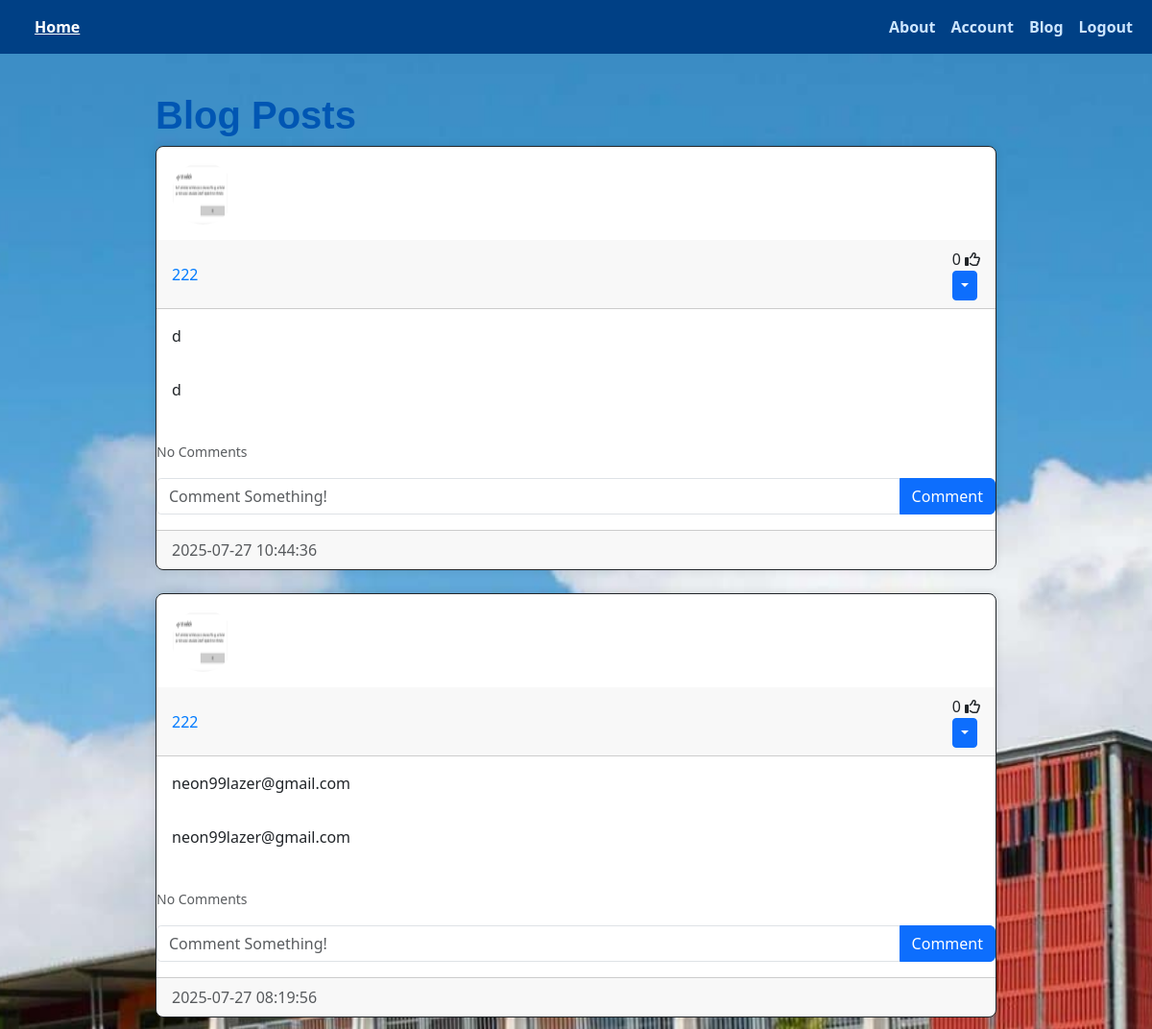
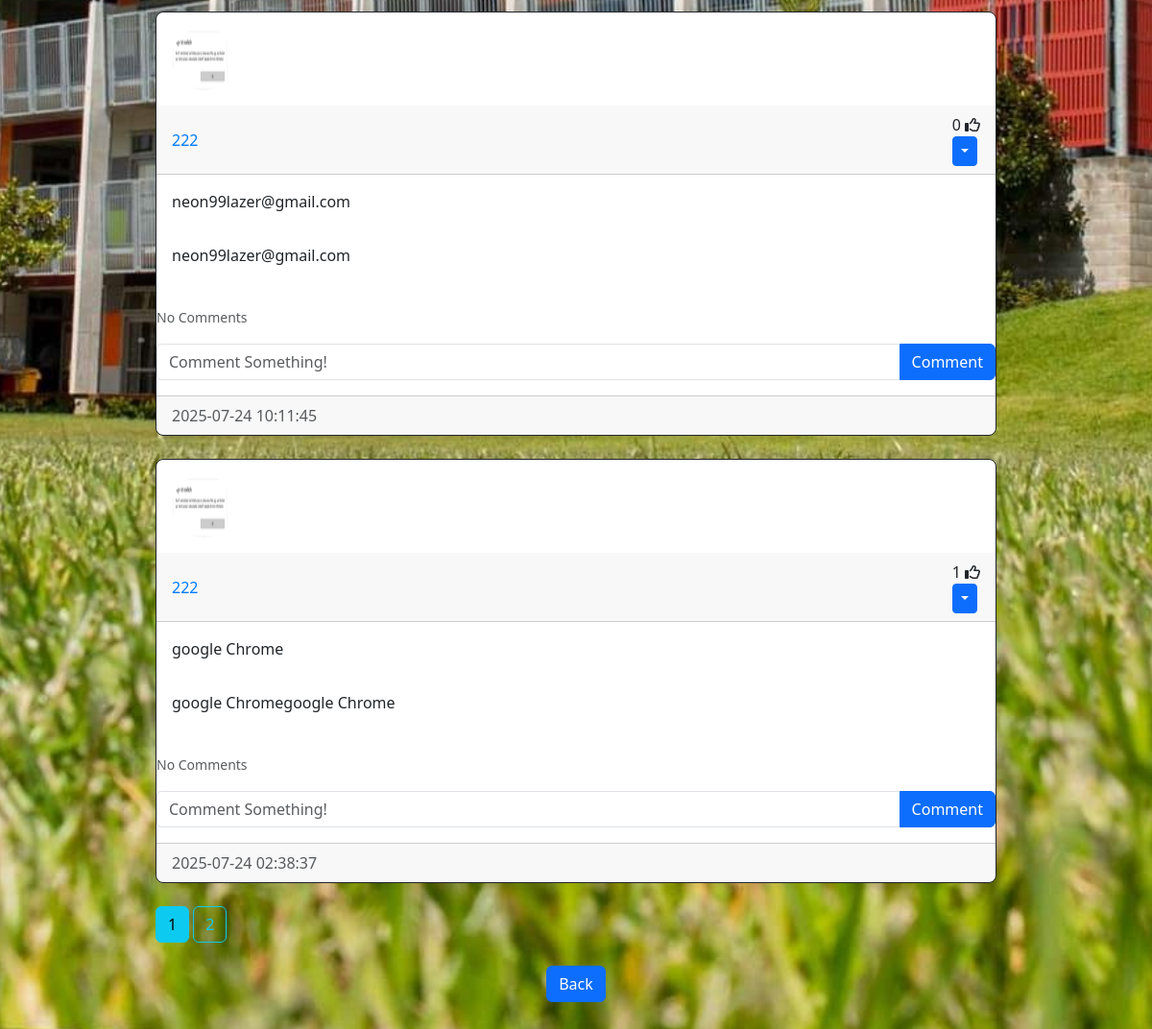
/posts/222 (signed in), run on the app's committed database (2 pictures, top to bottom).
### website/models.py (models this page shows)
class Post(db.Model):
    id = db.Column(db.Integer, primary_key=True)
    title = db.Column(db.String(150), unique=False)
    content = db.Column(db.Text, nullable=False)
    date_created = db.Column(db.DateTime(timezone=True), default=func.now())
    author = db.Column(db.Integer, db.ForeignKey('user.id', ondelete="CASCADE"), nullable=False)
    comments = db.relationship('Comment', backref='post', passive_deletes=True)
    likes = db.relationship('Like', backref='post', passive_deletes=True)

class User(db.Model, UserMixin):
    id = db.Column(db.Integer, primary_key=True)
    email = db.Column(db.String(150), unique=True)
    username = db.Column(db.String(150), unique=True)
    password = db.Column(db.String(150))
    image_file = db.Column(db.String(20), nullable=False, default='default.jpg')
    date_created = db.Column(db.DateTime(timezone=True), default=func.now())
    posts = db.relationship('Post', backref='user', passive_deletes=True)
    comments = db.relationship('Comment', backref='user', passive_deletes=True)
    likes = db.relationship('Like', backref='user', passive_deletes=True)

### website/views.py (the view)
@views.route("/posts/<username>")
@login_required
def posts(username):
    page = request.args.get('page', 1, type=int)
    user = User.query.filter_by(username=username).first()
    if not user:
        flash('No user with that username exists', category="error")
        return redirect(url_for('views.blog'))
    posts = Post.query.filter_by(user=user).order_by(Post.date_created.desc()).paginate(page=page, per_page=4)
    return render_template("posts.html", user=current_user, posts=posts, username=username)

### website/__init__.py (called while the page is built)
def create_app():
    app = Flask(__name__)
    app.config['SECRET_KEY'] = "YjoZHYUzTS"
    app.config['SQLALCHEMY_DATABASE_URI'] = f'sqlite:///{DB_NAME}'
    db.init_app(app)
    from .views import views
    from .auth import auth
    app.register_blueprint(views, url_prefix="/")
    app.register_blueprint(auth, url_prefix="/")
    from .models import User
    with app.app_context():
        db.create_all()
        print("Created Database!")
    login_manager = LoginManager()
    login_manager.login_view = "auth.login"
    login_manager.init_app(app)
    @login_manager.user_loader
    def load_user(id):
        return User.query.get(int(id))
    return app

### website/templates/posts.html (shortened to what this page needs)
{% extends "posts_div.html" %} {% block title %} {{username}}'s Posts {% endblock %}
{% block footer %}
<div align="center">
<a href="/blog"> <button type="button" class="btn btn-primary btn-large"> Back </button> </a>
</div>
{% endblock %}

### website/templates/posts_div.html (shortened to what this page needs)
{% extends "template.html" %} {% block title %} Home {% endblock %}
{% block content %}
<h1>Blog Posts</h1>
<div id="posts">
    {% for post in posts %}
    <div class="card border-dark">
        <img class="rounded-circle article-img" src="{{ url_for('static', filename='profile_pics/' + post.user.image_file)}}">
        <div class="card-header d-flex justify-content-between align-items-center">
            <a href="/posts/{{post.user.username}}">{{post.user.username}}</a>
            <div>
                <span id="likes-count-{{post.id}}">{{ post.likes|length }}</span>
                {% if user.id in post.likes|map(attribute="author")|list %}
                <i class="fas fa-thumbs-up" id="like-button-{{post.id}}" onclick="like({{post.id}})"></i>
                {% else %}
                <i class="far fa-thumbs-up" id="like-button-{{post.id}}" onclick="like({{post.id}})"></i>
                {% endif %}
                    {% if user.id == post.author %}
                    <div class="btn=group">
                        <button type="button" class="btn btn-sm btn-primary dropdown-toggle" data-bs-toggle="dropdown"></button>
                    </div>
                    {% endif %}
            </div>
        </div>
        <div class="card-body">
            <div class="card-text">{{post.title}}</div>
        </div>
        <div class="card-body">
            <div class="card-text">{{post.content}}</div>
        </div>
        <br />
        <p class="card-text">
            {% if post.comments|length > 0 %}
            <a data-bs-toggle="collapse" href="#comments-{{post.id}}" role="button">
                <small>View {{post.comments|length}} Comments</small>
            </a>
            {% else %}
            <small class="text-muted"> No Comments</small>
            {% endif %}
        </p>
        <form class="input-group mb-3" method="POST" action="/create-comment/{{post.id}}">
            <input type="text" id="text" name="text" class="form-control" placeholder="Comment Something!"/>
            <button type="submit" class="btn btn-primary">Comment</button>
        </form>
        <div class="card-footer text-muted">{{post.date_created}}</div>
    </div>
    <br/>
    {% endfor %}
</div>
{% for page_num in posts.iter_pages(left_edge=1, left_current=1, right_current=2)%}
{% if page_num %}
{% if posts.page == page_num %}
<a class="btn btn-info mb-4" href="{{ url_for('views.blog', page=page_num)}}">{{ page_num }}</a>
{% else %}
<a class="btn btn-outline-info mb-4" href="{{ url_for('views.blog', page=page_num)}}">{{ page_num }}</a>
{% endif %}
{% else %}
...
{% endif %}
{% endfor %}
{% block footer %}{% endblock %}
{% endblock %}

### website/static/main.css (style rules this page uses)
body { background-color: #f9fafb; font-family: 'Segoe UI', Tahoma, Geneva, Verdana, sans-serif; color: #333; }
h1, h2, h3, h4 { font-family: 'Montserrat', sans-serif; color: #0056b3; font-weight: 600; }
.card { border-radius: 0.5rem; box-shadow: 0 0 10px rgb(0 0 0 / 0.1); }
a { color: #007bff; text-decoration: none; }
.form-control { border-radius: 0.3rem; }
.article-img { height: 65px; width: 65px; margin: 16px; }
body { background-image: url('/static/images/background.jpg'); background-size: cover; background-repeat: no-repeat; background-position: center; background-attachment: fixed; }

### data on the page
Post: image_file (picture), user.username "222", likes|length "0", title "d", content "d", date_created "2025-07-27 10:44:36"
Post: image_file (picture), user.username "222", likes|length "0", title "neon99lazer@gmail.com", content "neon99lazer@gmail.com", date_created "2025-07-27 08:19:56"
Post: image_file (picture), user.username "222", likes|length "0", title "neon99lazer@gmail.com", content "neon99lazer@gmail.com", date_created "2025-07-24 10:11:45"
Post: image_file (picture), user.username "222", likes|length "1", title "google Chrome", content "google Chromegoogle Chrome", date_created "2025-07-24 02:38:37"

### other printed values
{{ page_num }} "1"
{{ page_num }} "2"
